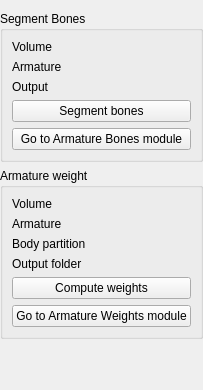
     <widget class="QWidget" name="SegmentBonesPage">
      <property name="toolTip">
       <string>Weight computation</string>
      </property>
      <layout class="QVBoxLayout" name="verticalLayout_5">
       <property name="leftMargin">
        <number>0</number>
       </property>
       <property name="rightMargin">
        <number>0</number>
       </property>
       <item>
        <widget class="ctkCollapsibleGroupBox" name="SegmentBonesCollapsibleGroupBox">
         <property name="sizePolicy">
          <sizepolicy hsizetype="Preferred" vsizetype="Minimum">
           <horstretch>0</horstretch>
           <verstretch>0</verstretch>
          </sizepolicy>
         </property>
         <property name="title">
          <string>Segment Bones</string>
         </property>
         <property name="collapsed">
          <bool>false</bool>
         </property>
         <layout class="QFormLayout" name="formLayout_5">
          <item row="0" column="0">
           <widget class="QLabel" name="SegmentBonesVolumeLabel">
            <property name="text">
             <string>Volume</string>
            </property>
           </widget>
          </item>
          <item row="0" column="1">
           <widget class="qMRMLNodeComboBox" name="SegmentBonesInputVolumeNodeComboBox">
            <property name="enabled">
             <bool>false</bool>
            </property>
            <property name="nodeTypes">
             <stringlist>
              <string>vtkMRMLScalarVolumeNode</string>
             </stringlist>
            </property>
            <property name="showHidden">
             <bool>false</bool>
            </property>
            <property name="addEnabled">
             <bool>false</bool>
            </property>
            <property name="selectNodeUponCreation">
             <bool>true</bool>
            </property>
           </widget>
          </item>
          <item row="1" column="0">
           <widget class="QLabel" name="SegmentBonesArmatureLabel">
            <property name="text">
             <string>Armature</string>
            </property>
           </widget>
          </item>
          <item row="1" column="1">
           <widget class="qMRMLNodeComboBox" name="SegmentBonesAmartureNodeComboBox">
            <property name="nodeTypes">
             <stringlist>
              <string>vtkMRMLModelNode</string>
             </stringlist>
            </property>
            <property name="showHidden">
             <bool>false</bool>
            </property>
            <property name="baseName">
             <string/>
            </property>
            <property name="addEnabled">
             <bool>false</bool>
            </property>
           </widget>
          </item>
          <item row="2" column="0">
           <widget class="QLabel" name="SegmentBonesOutputVolumeLabel">
            <property name="text">
             <string>Output</string>
            </property>
           </widget>
          </item>
          <item row="2" column="1">
           <widget class="qMRMLNodeComboBox" name="SegmentBonesOutputVolumeNodeComboBox">
            <property name="nodeTypes">
             <stringlist>
              <string>vtkMRMLScalarVolumeNode</string>
             </stringlist>
            </property>
            <property name="baseName">
             <string>BonesPartition</string>
            </property>
            <property name="noneEnabled">
             <bool>false</bool>
            </property>
            <property name="addEnabled">
             <bool>true</bool>
            </property>
           </widget>
          </item>
          <item row="4" column="0" colspan="2">
           <widget class="QPushButton" name="SegmentBonesGoToPushButton">
            <property name="text">
             <string>Go to Armature Bones module</string>
            </property>
           </widget>
          </item>
          <item row="3" column="0" colspan="2">
           <widget class="QPushButton" name="SegmentBonesApplyPushButton">
            <property name="text">
             <string>Segment bones</string>
            </property>
           </widget>
          </item>
         </layout>
        </widget>
       </item>
       <item>
        <widget class="ctkCollapsibleGroupBox" name="ArmatureWeightCollapsibleGroupBox">
         <property name="sizePolicy">
          <sizepolicy hsizetype="Preferred" vsizetype="Minimum">
           <horstretch>0</horstretch>
           <verstretch>0</verstretch>
          </sizepolicy>
         </property>
         <property name="title">
          <string>Armature weight</string>
         </property>
         <property name="collapsed">
          <bool>false</bool>
         </property>
         <layout class="QFormLayout" name="formLayout_7">
          <item row="1" column="0">
           <widget class="QLabel" name="ArmatureWeightInputVolumeLabel">
            <property name="text">
             <string>Volume</string>
            </property>
           </widget>
          </item>
          <item row="3" column="0">
           <widget class="QLabel" name="ArmatureWeightArmatureLabel">
            <property name="text">
             <string>Armature</string>
            </property>
           </widget>
          </item>
          <item row="5" column="0">
           <widget class="QLabel" name="ArmatureWeightBodyPartitionLabel">
            <property name="text">
             <string>Body partition</string>
            </property>
           </widget>
          </item>
          <item row="7" column="0">
           <widget class="QLabel" name="ArmatureWeightOutputFolderLabel">
            <property name="text">
             <string>Output folder</string>
            </property>
           </widget>
          </item>
          <item row="1" column="1">
           <widget class="qMRMLNodeComboBox" name="ArmatureWeightInputVolumeNodeComboBox">
            <property name="enabled">
             <bool>false</bool>
            </property>
            <property name="nodeTypes">
             <stringlist>
              <string>vtkMRMLScalarVolumeNode</string>
             </stringlist>
            </property>
            <property name="showHidden">
             <bool>false</bool>
            </property>
            <property name="addEnabled">
             <bool>false</bool>
            </property>
            <property name="selectNodeUponCreation">
             <bool>true</bool>
            </property>
           </widget>
          </item>
          <item row="8" column="0" colspan="2">
           <widget class="QPushButton" name="ArmatureWeightApplyPushButton">
            <property name="text">
             <string>Compute weights</string>
            </property>
           </widget>
          </item>
          <item row="9" column="0" colspan="2">
           <widget class="QPushButton" name="ArmatureWeightGoToPushButton">
            <property name="text">
             <string>Go to Armature Weights module</string>
            </property>
           </widget>
          </item>
          <item row="7" column="1">
           <widget class="ctkDirectoryButton" name="ArmatureWeightOutputDirectoryButton"/>
          </item>
          <item row="5" column="1">
           <widget class="qMRMLNodeComboBox" name="ArmatureWeightBodyPartitionVolumeNodeComboBox">
            <property name="nodeTypes">
             <stringlist>
              <string>vtkMRMLScalarVolumeNode</string>
             </stringlist>
            </property>
            <property name="baseName">
             <string>BonesPartition</string>
            </property>
            <property name="noneEnabled">
             <bool>false</bool>
            </property>
            <property name="addEnabled">
             <bool>false</bool>
            </property>
            <property name="removeEnabled">
             <bool>true</bool>
            </property>
           </widget>
          </item>
          <item row="3" column="1">
           <widget class="qMRMLNodeComboBox" name="ArmatureWeightAmartureNodeComboBox">
            <property name="nodeTypes">
             <stringlist>
              <string>vtkMRMLModelNode</string>
             </stringlist>
            </property>
            <property name="showHidden">
             <bool>false</bool>
            </property>
            <property name="baseName">
             <string/>
            </property>
            <property name="addEnabled">
             <bool>false</bool>
            </property>
            <property name="removeEnabled">
             <bool>true</bool>
            </property>
           </widget>
          </item>
         </layout>
        </widget>
       </item>
       <item>
        <spacer name="verticalSpacer_3">
         <property name="orientation">
          <enum>Qt::Vertical</enum>
         </property>
         <property name="sizeHint" stdset="0">
          <size>
           <width>20</width>
           <height>40</height>
          </size>
         </property>
        </spacer>
       </item>
      </layout>
     </widget>
